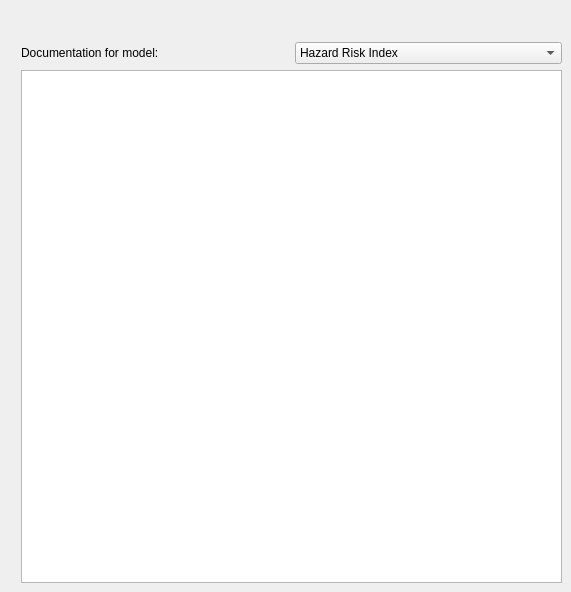
   <widget class="QWidget" name="help">
    <widget class="QWidget" name="layoutWidget">
     <property name="geometry">
      <rect>
       <x>21</x>
       <y>42</y>
       <width>541</width>
       <height>541</height>
      </rect>
     </property>
     <layout class="QVBoxLayout" name="verticalLayout_3">
      <item>
       <layout class="QHBoxLayout" name="horizontalLayout">
        <item>
         <widget class="QLabel" name="label_3">
          <property name="maximumSize">
           <size>
            <width>300</width>
            <height>16777215</height>
           </size>
          </property>
          <property name="text">
           <string>Documentation for model: </string>
          </property>
         </widget>
        </item>
        <item>
         <widget class="QComboBox" name="comboBox">
          <property name="maximumSize">
           <size>
            <width>300</width>
            <height>16777215</height>
           </size>
          </property>
          <item>
           <property name="text">
            <string>Hazard Risk Index</string>
           </property>
          </item>
          <item>
           <property name="text">
            <string>Infrastructure</string>
           </property>
          </item>
          <item>
           <property name="text">
            <string>Economic Suitability</string>
           </property>
          </item>
          <item>
           <property name="text">
            <string>Environmental Suitability</string>
           </property>
          </item>
          <item>
           <property name="text">
            <string>Multi-criteria Suitability</string>
           </property>
          </item>
         </widget>
        </item>
       </layout>
      </item>
      <item>
       <widget class="QTextBrowser" name="textBrowser"/>
      </item>
     </layout>
    </widget>
   </widget>
